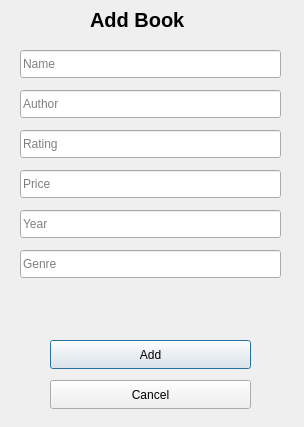
<?xml version="1.0" encoding="UTF-8"?>
<ui version="4.0">
 <class>AddRowDialog</class>
 <widget class="QDialog" name="AddRowDialog">
  <property name="geometry">
   <rect>
    <x>0</x>
    <y>0</y>
    <width>304</width>
    <height>427</height>
   </rect>
  </property>
  <property name="windowTitle">
   <string>Dialog</string>
  </property>
  <widget class="QLineEdit" name="NameLineEdit">
   <property name="geometry">
    <rect>
     <x>20</x>
     <y>50</y>
     <width>261</width>
     <height>28</height>
    </rect>
   </property>
   <property name="placeholderText">
    <string>Name</string>
   </property>
  </widget>
  <widget class="QLineEdit" name="AuthorLineEdit">
   <property name="geometry">
    <rect>
     <x>20</x>
     <y>90</y>
     <width>261</width>
     <height>28</height>
    </rect>
   </property>
   <property name="text">
    <string/>
   </property>
   <property name="placeholderText">
    <string>Author</string>
   </property>
  </widget>
  <widget class="QLineEdit" name="RatingLineEdit">
   <property name="geometry">
    <rect>
     <x>20</x>
     <y>130</y>
     <width>261</width>
     <height>28</height>
    </rect>
   </property>
   <property name="text">
    <string/>
   </property>
   <property name="placeholderText">
    <string>Rating</string>
   </property>
  </widget>
  <widget class="QLineEdit" name="YearLineEdit">
   <property name="geometry">
    <rect>
     <x>20</x>
     <y>210</y>
     <width>261</width>
     <height>28</height>
    </rect>
   </property>
   <property name="text">
    <string/>
   </property>
   <property name="placeholderText">
    <string>Year</string>
   </property>
  </widget>
  <widget class="QLineEdit" name="PriceLineEdit">
   <property name="geometry">
    <rect>
     <x>20</x>
     <y>170</y>
     <width>261</width>
     <height>28</height>
    </rect>
   </property>
   <property name="text">
    <string/>
   </property>
   <property name="placeholderText">
    <string>Price</string>
   </property>
  </widget>
  <widget class="QLineEdit" name="GenrelineEdit">
   <property name="geometry">
    <rect>
     <x>20</x>
     <y>250</y>
     <width>261</width>
     <height>28</height>
    </rect>
   </property>
   <property name="text">
    <string/>
   </property>
   <property name="placeholderText">
    <string>Genre</string>
   </property>
  </widget>
  <widget class="QPushButton" name="okButton">
   <property name="geometry">
    <rect>
     <x>50</x>
     <y>340</y>
     <width>201</width>
     <height>29</height>
    </rect>
   </property>
   <property name="text">
    <string>Add</string>
   </property>
  </widget>
  <widget class="QPushButton" name="cancelButton">
   <property name="geometry">
    <rect>
     <x>50</x>
     <y>380</y>
     <width>201</width>
     <height>29</height>
    </rect>
   </property>
   <property name="text">
    <string>Cancel</string>
   </property>
  </widget>
  <widget class="QLabel" name="label">
   <property name="geometry">
    <rect>
     <x>90</x>
     <y>10</y>
     <width>121</width>
     <height>20</height>
    </rect>
   </property>
   <property name="maximumSize">
    <size>
     <width>100000</width>
     <height>100000</height>
    </size>
   </property>
   <property name="font">
    <font>
     <pointsize>15</pointsize>
     <bold>true</bold>
    </font>
   </property>
   <property name="text">
    <string>Add Book</string>
   </property>
  </widget>
 </widget>
 <resources/>
 <connections/>
</ui>
